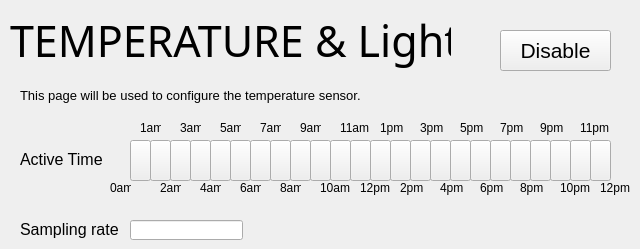
     <widget class="QWidget" name="tempConfigPage">
      <widget class="QLabel" name="tempPageLabel">
       <property name="geometry">
        <rect>
         <x>10</x>
         <y>10</y>
         <width>441</width>
         <height>61</height>
        </rect>
       </property>
       <property name="font">
        <font>
         <family>Shree Devanagari 714</family>
         <pointsize>32</pointsize>
        </font>
       </property>
       <property name="styleSheet">
        <string notr="true">color: rgb(0,0,0);</string>
       </property>
       <property name="text">
        <string>TEMPERATURE &amp; Light</string>
       </property>
      </widget>
      <widget class="QLabel" name="tempPageDescription">
       <property name="geometry">
        <rect>
         <x>20</x>
         <y>80</y>
         <width>541</width>
         <height>31</height>
        </rect>
       </property>
       <property name="font">
        <font>
         <pointsize>10</pointsize>
        </font>
       </property>
       <property name="styleSheet">
        <string notr="true">color:rgb(0, 0, 0)</string>
       </property>
       <property name="text">
        <string>This page will be used to configure the temperature sensor.</string>
       </property>
       <property name="wordWrap">
        <bool>true</bool>
       </property>
      </widget>
      <widget class="QPushButton" name="b">
       <property name="geometry">
        <rect>
         <x>130</x>
         <y>140</y>
         <width>21</width>
         <height>41</height>
        </rect>
       </property>
       <property name="text">
        <string/>
       </property>
       <property name="button_shift" stdset="0">
        <number>0</number>
       </property>
      </widget>
      <widget class="QPushButton" name="b_2">
       <property name="geometry">
        <rect>
         <x>150</x>
         <y>140</y>
         <width>21</width>
         <height>41</height>
        </rect>
       </property>
       <property name="text">
        <string/>
       </property>
       <property name="button_shift" stdset="0">
        <number>1</number>
       </property>
      </widget>
      <widget class="QPushButton" name="b_3">
       <property name="geometry">
        <rect>
         <x>170</x>
         <y>140</y>
         <width>21</width>
         <height>41</height>
        </rect>
       </property>
       <property name="text">
        <string/>
       </property>
       <property name="button_shift" stdset="0">
        <number>2</number>
       </property>
      </widget>
      <widget class="QPushButton" name="b_4">
       <property name="geometry">
        <rect>
         <x>190</x>
         <y>140</y>
         <width>21</width>
         <height>41</height>
        </rect>
       </property>
       <property name="text">
        <string/>
       </property>
       <property name="button_shift" stdset="0">
        <number>3</number>
       </property>
      </widget>
      <widget class="QPushButton" name="b_5">
       <property name="geometry">
        <rect>
         <x>210</x>
         <y>140</y>
         <width>21</width>
         <height>41</height>
        </rect>
       </property>
       <property name="text">
        <string/>
       </property>
       <property name="button_shift" stdset="0">
        <number>4</number>
       </property>
      </widget>
      <widget class="QPushButton" name="b_6">
       <property name="geometry">
        <rect>
         <x>230</x>
         <y>140</y>
         <width>21</width>
         <height>41</height>
        </rect>
       </property>
       <property name="text">
        <string/>
       </property>
       <property name="button_shift" stdset="0">
        <number>5</number>
       </property>
      </widget>
      <widget class="QPushButton" name="b_7">
       <property name="geometry">
        <rect>
         <x>250</x>
         <y>140</y>
         <width>21</width>
         <height>41</height>
        </rect>
       </property>
       <property name="text">
        <string/>
       </property>
       <property name="button_shift" stdset="0">
        <number>6</number>
       </property>
      </widget>
      <widget class="QPushButton" name="b_8">
       <property name="geometry">
        <rect>
         <x>270</x>
         <y>140</y>
         <width>21</width>
         <height>41</height>
        </rect>
       </property>
       <property name="text">
        <string/>
       </property>
       <property name="button_shift" stdset="0">
        <number>7</number>
       </property>
      </widget>
      <widget class="QPushButton" name="b_9">
       <property name="geometry">
        <rect>
         <x>290</x>
         <y>140</y>
         <width>21</width>
         <height>41</height>
        </rect>
       </property>
       <property name="text">
        <string/>
       </property>
       <property name="button_shift" stdset="0">
        <number>8</number>
       </property>
      </widget>
      <widget class="QPushButton" name="b_10">
       <property name="geometry">
        <rect>
         <x>310</x>
         <y>140</y>
         <width>21</width>
         <height>41</height>
        </rect>
       </property>
       <property name="text">
        <string/>
       </property>
       <property name="button_shift" stdset="0">
        <number>9</number>
       </property>
      </widget>
      <widget class="QPushButton" name="b_11">
       <property name="geometry">
        <rect>
         <x>330</x>
         <y>140</y>
         <width>21</width>
         <height>41</height>
        </rect>
       </property>
       <property name="text">
        <string/>
       </property>
       <property name="button_shift" stdset="0">
        <number>10</number>
       </property>
      </widget>
      <widget class="QPushButton" name="b_12">
       <property name="geometry">
        <rect>
         <x>350</x>
         <y>140</y>
         <width>21</width>
         <height>41</height>
        </rect>
       </property>
       <property name="text">
        <string/>
       </property>
       <property name="button_shift" stdset="0">
        <number>11</number>
       </property>
      </widget>
      <widget class="QPushButton" name="b_13">
       <property name="geometry">
        <rect>
         <x>370</x>
         <y>140</y>
         <width>21</width>
         <height>41</height>
        </rect>
       </property>
       <property name="text">
        <string/>
       </property>
       <property name="button_shift" stdset="0">
        <number>12</number>
       </property>
      </widget>
      <widget class="QPushButton" name="b_14">
       <property name="geometry">
        <rect>
         <x>390</x>
         <y>140</y>
         <width>21</width>
         <height>41</height>
        </rect>
       </property>
       <property name="text">
        <string/>
       </property>
       <property name="button_shift" stdset="0">
        <number>13</number>
       </property>
      </widget>
      <widget class="QPushButton" name="b_15">
       <property name="geometry">
        <rect>
         <x>410</x>
         <y>140</y>
         <width>21</width>
         <height>41</height>
        </rect>
       </property>
       <property name="text">
        <string/>
       </property>
       <property name="button_shift" stdset="0">
        <number>14</number>
       </property>
      </widget>
      <widget class="QPushButton" name="b_16">
       <property name="geometry">
        <rect>
         <x>430</x>
         <y>140</y>
         <width>21</width>
         <height>41</height>
        </rect>
       </property>
       <property name="text">
        <string/>
       </property>
       <property name="button_shift" stdset="0">
        <number>15</number>
       </property>
      </widget>
      <widget class="QPushButton" name="b_17">
       <property name="geometry">
        <rect>
         <x>450</x>
         <y>140</y>
         <width>21</width>
         <height>41</height>
        </rect>
       </property>
       <property name="text">
        <string/>
       </property>
       <property name="button_shift" stdset="0">
        <number>16</number>
       </property>
      </widget>
      <widget class="QPushButton" name="b_18">
       <property name="geometry">
        <rect>
         <x>470</x>
         <y>140</y>
         <width>21</width>
         <height>41</height>
        </rect>
       </property>
       <property name="text">
        <string/>
       </property>
       <property name="button_shift" stdset="0">
        <number>17</number>
       </property>
      </widget>
      <widget class="QPushButton" name="b_19">
       <property name="geometry">
        <rect>
         <x>490</x>
         <y>140</y>
         <width>21</width>
         <height>41</height>
        </rect>
       </property>
       <property name="text">
        <string/>
       </property>
       <property name="button_shift" stdset="0">
        <number>18</number>
       </property>
      </widget>
      <widget class="QPushButton" name="b_20">
       <property name="geometry">
        <rect>
         <x>510</x>
         <y>140</y>
         <width>21</width>
         <height>41</height>
        </rect>
       </property>
       <property name="text">
        <string/>
       </property>
       <property name="button_shift" stdset="0">
        <number>19</number>
       </property>
      </widget>
      <widget class="QPushButton" name="b_21">
       <property name="geometry">
        <rect>
         <x>530</x>
         <y>140</y>
         <width>21</width>
         <height>41</height>
        </rect>
       </property>
       <property name="text">
        <string/>
       </property>
       <property name="button_shift" stdset="0">
        <number>20</number>
       </property>
      </widget>
      <widget class="QPushButton" name="b_22">
       <property name="geometry">
        <rect>
         <x>550</x>
         <y>140</y>
         <width>21</width>
         <height>41</height>
        </rect>
       </property>
       <property name="text">
        <string/>
       </property>
       <property name="button_shift" stdset="0">
        <number>21</number>
       </property>
      </widget>
      <widget class="QPushButton" name="b_23">
       <property name="geometry">
        <rect>
         <x>570</x>
         <y>140</y>
         <width>21</width>
         <height>41</height>
        </rect>
       </property>
       <property name="text">
        <string/>
       </property>
       <property name="button_shift" stdset="0">
        <number>22</number>
       </property>
      </widget>
      <widget class="QPushButton" name="b_24">
       <property name="geometry">
        <rect>
         <x>590</x>
         <y>140</y>
         <width>21</width>
         <height>41</height>
        </rect>
       </property>
       <property name="text">
        <string/>
       </property>
       <property name="button_shift" stdset="0">
        <number>23</number>
       </property>
      </widget>
      <widget class="QLabel" name="label_13">
       <property name="geometry">
        <rect>
         <x>110</x>
         <y>180</y>
         <width>21</width>
         <height>16</height>
        </rect>
       </property>
       <property name="text">
        <string>0am</string>
       </property>
      </widget>
      <widget class="QLabel" name="label_14">
       <property name="geometry">
        <rect>
         <x>140</x>
         <y>120</y>
         <width>21</width>
         <height>16</height>
        </rect>
       </property>
       <property name="text">
        <string>1am</string>
       </property>
      </widget>
      <widget class="QLabel" name="label_15">
       <property name="geometry">
        <rect>
         <x>160</x>
         <y>180</y>
         <width>21</width>
         <height>16</height>
        </rect>
       </property>
       <property name="text">
        <string>2am</string>
       </property>
      </widget>
      <widget class="QLabel" name="label_16">
       <property name="geometry">
        <rect>
         <x>180</x>
         <y>120</y>
         <width>21</width>
         <height>16</height>
        </rect>
       </property>
       <property name="text">
        <string>3am</string>
       </property>
      </widget>
      <widget class="QLabel" name="label_17">
       <property name="geometry">
        <rect>
         <x>200</x>
         <y>180</y>
         <width>21</width>
         <height>16</height>
        </rect>
       </property>
       <property name="text">
        <string>4am</string>
       </property>
      </widget>
      <widget class="QLabel" name="label_18">
       <property name="geometry">
        <rect>
         <x>220</x>
         <y>120</y>
         <width>21</width>
         <height>16</height>
        </rect>
       </property>
       <property name="text">
        <string>5am</string>
       </property>
      </widget>
      <widget class="QLabel" name="label_19">
       <property name="geometry">
        <rect>
         <x>240</x>
         <y>180</y>
         <width>21</width>
         <height>16</height>
        </rect>
       </property>
       <property name="text">
        <string>6am</string>
       </property>
      </widget>
      <widget class="QLabel" name="label_20">
       <property name="geometry">
        <rect>
         <x>260</x>
         <y>120</y>
         <width>21</width>
         <height>16</height>
        </rect>
       </property>
       <property name="text">
        <string>7am</string>
       </property>
      </widget>
      <widget class="QLabel" name="label_21">
       <property name="geometry">
        <rect>
         <x>280</x>
         <y>180</y>
         <width>21</width>
         <height>16</height>
        </rect>
       </property>
       <property name="text">
        <string>8am</string>
       </property>
      </widget>
      <widget class="QLabel" name="label_22">
       <property name="geometry">
        <rect>
         <x>300</x>
         <y>120</y>
         <width>21</width>
         <height>16</height>
        </rect>
       </property>
       <property name="text">
        <string>9am</string>
       </property>
      </widget>
      <widget class="QLabel" name="label_27">
       <property name="geometry">
        <rect>
         <x>320</x>
         <y>180</y>
         <width>31</width>
         <height>16</height>
        </rect>
       </property>
       <property name="text">
        <string>10am</string>
       </property>
      </widget>
      <widget class="QLabel" name="label_28">
       <property name="geometry">
        <rect>
         <x>360</x>
         <y>180</y>
         <width>31</width>
         <height>16</height>
        </rect>
       </property>
       <property name="text">
        <string>12pm</string>
       </property>
      </widget>
      <widget class="QLabel" name="label_29">
       <property name="geometry">
        <rect>
         <x>340</x>
         <y>120</y>
         <width>31</width>
         <height>16</height>
        </rect>
       </property>
       <property name="text">
        <string>11am</string>
       </property>
      </widget>
      <widget class="QLabel" name="label_30">
       <property name="geometry">
        <rect>
         <x>400</x>
         <y>180</y>
         <width>31</width>
         <height>16</height>
        </rect>
       </property>
       <property name="text">
        <string>2pm</string>
       </property>
      </widget>
      <widget class="QLabel" name="label_31">
       <property name="geometry">
        <rect>
         <x>420</x>
         <y>120</y>
         <width>31</width>
         <height>16</height>
        </rect>
       </property>
       <property name="text">
        <string>3pm</string>
       </property>
      </widget>
      <widget class="QLabel" name="label_32">
       <property name="geometry">
        <rect>
         <x>480</x>
         <y>180</y>
         <width>31</width>
         <height>16</height>
        </rect>
       </property>
       <property name="text">
        <string>6pm</string>
       </property>
      </widget>
      <widget class="QLabel" name="label_33">
       <property name="geometry">
        <rect>
         <x>380</x>
         <y>120</y>
         <width>31</width>
         <height>16</height>
        </rect>
       </property>
       <property name="text">
        <string>1pm</string>
       </property>
      </widget>
      <widget class="QLabel" name="label_34">
       <property name="geometry">
        <rect>
         <x>440</x>
         <y>180</y>
         <width>31</width>
         <height>16</height>
        </rect>
       </property>
       <property name="text">
        <string>4pm</string>
       </property>
      </widget>
      <widget class="QLabel" name="label_35">
       <property name="geometry">
        <rect>
         <x>460</x>
         <y>120</y>
         <width>31</width>
         <height>16</height>
        </rect>
       </property>
       <property name="text">
        <string>5pm</string>
       </property>
      </widget>
      <widget class="QLabel" name="label_36">
       <property name="geometry">
        <rect>
         <x>560</x>
         <y>180</y>
         <width>41</width>
         <height>16</height>
        </rect>
       </property>
       <property name="text">
        <string>10pm</string>
       </property>
      </widget>
      <widget class="QLabel" name="label_37">
       <property name="geometry">
        <rect>
         <x>580</x>
         <y>120</y>
         <width>31</width>
         <height>16</height>
        </rect>
       </property>
       <property name="text">
        <string>11pm</string>
       </property>
      </widget>
      <widget class="QLabel" name="label_38">
       <property name="geometry">
        <rect>
         <x>500</x>
         <y>120</y>
         <width>31</width>
         <height>16</height>
        </rect>
       </property>
       <property name="text">
        <string>7pm</string>
       </property>
      </widget>
      <widget class="QLabel" name="label_39">
       <property name="geometry">
        <rect>
         <x>600</x>
         <y>180</y>
         <width>31</width>
         <height>16</height>
        </rect>
       </property>
       <property name="text">
        <string>12pm</string>
       </property>
      </widget>
      <widget class="QLabel" name="label_40">
       <property name="geometry">
        <rect>
         <x>520</x>
         <y>180</y>
         <width>31</width>
         <height>16</height>
        </rect>
       </property>
       <property name="text">
        <string>8pm</string>
       </property>
      </widget>
      <widget class="QLabel" name="label_41">
       <property name="geometry">
        <rect>
         <x>540</x>
         <y>120</y>
         <width>31</width>
         <height>16</height>
        </rect>
       </property>
       <property name="text">
        <string>9pm</string>
       </property>
      </widget>
      <widget class="QLabel" name="label_23">
       <property name="geometry">
        <rect>
         <x>20</x>
         <y>150</y>
         <width>91</width>
         <height>20</height>
        </rect>
       </property>
       <property name="text">
        <string>&lt;html&gt;&lt;head/&gt;&lt;body&gt;&lt;p&gt;&lt;span style=&quot; font-size:12pt; color:#000000;&quot;&gt;Active Time&lt;/span&gt;&lt;/p&gt;&lt;/body&gt;&lt;/html&gt;</string>
       </property>
      </widget>
      <widget class="QLabel" name="label_141">
       <property name="geometry">
        <rect>
         <x>20</x>
         <y>220</y>
         <width>101</width>
         <height>20</height>
        </rect>
       </property>
       <property name="text">
        <string>&lt;html&gt;&lt;head/&gt;&lt;body&gt;&lt;p&gt;&lt;span style=&quot; font-size:12pt; color:#000000;&quot;&gt;Sampling rate&lt;/span&gt;&lt;/p&gt;&lt;/body&gt;&lt;/html&gt;</string>
       </property>
      </widget>
      <widget class="QLineEdit" name="temp_freq">
       <property name="geometry">
        <rect>
         <x>130</x>
         <y>220</y>
         <width>113</width>
         <height>20</height>
        </rect>
       </property>
      </widget>
      <widget class="QPushButton" name="temp_SW">
       <property name="geometry">
        <rect>
         <x>500</x>
         <y>30</y>
         <width>111</width>
         <height>41</height>
        </rect>
       </property>
       <property name="minimumSize">
        <size>
         <width>0</width>
         <height>41</height>
        </size>
       </property>
       <property name="maximumSize">
        <size>
         <width>141</width>
         <height>16777215</height>
        </size>
       </property>
       <property name="font">
        <font>
         <pointsize>16</pointsize>
        </font>
       </property>
       <property name="text">
        <string>Disable</string>
       </property>
       <property name="checkable">
        <bool>false</bool>
       </property>
      </widget>
     </widget>
